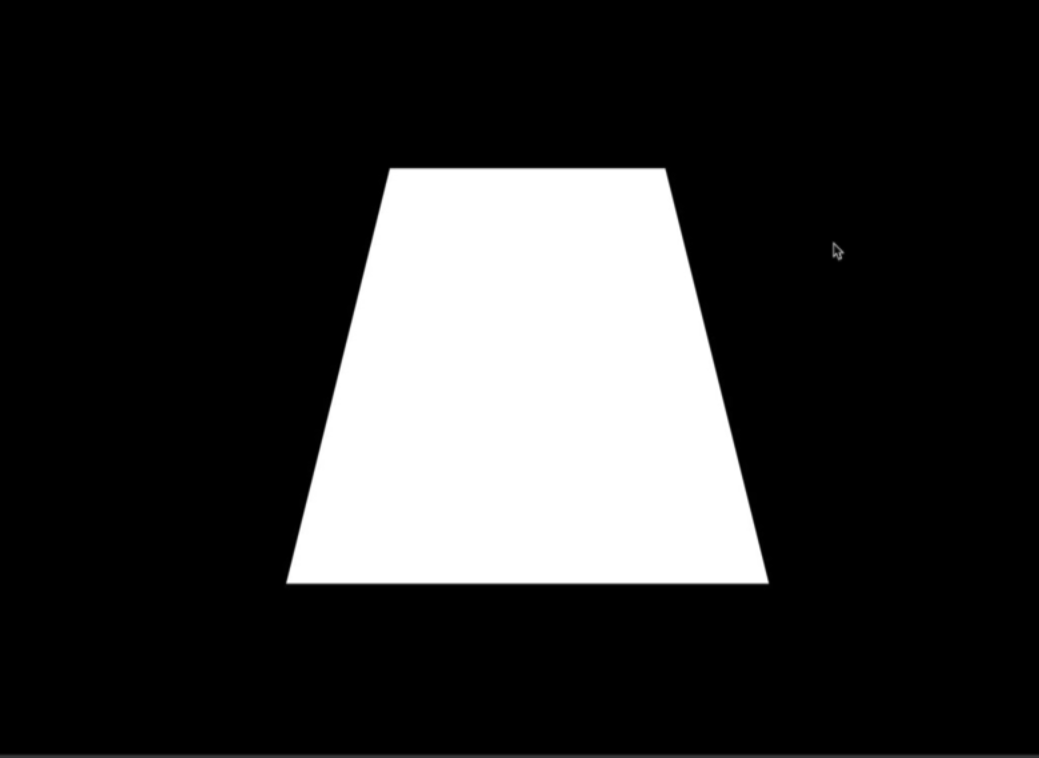
#> input picture 答题卡识别/图像文件/card1.jpg, 1039 x 758 px, found by its file name
$ python '逼近.py'
#> lines starting #> are read from the running program, lines starting #| are printed output that depends on the picture; after the words box and inside, x2 and y2 are one past the last pixel; in counts of white or black regions, pixels touching at a corner belong together
"""
逼近

"""
import cv2
from numpy.ma.testutils import approx

img1 = cv2.imread('image/card1.jpg')
#> img1 is the input picture: shape (758, 1039, 3); mean B, G, R 51.2, 51.2, 51.2
cv2.imshow('img1',img1)

img2 = cv2.imread('image/card2.jpg')
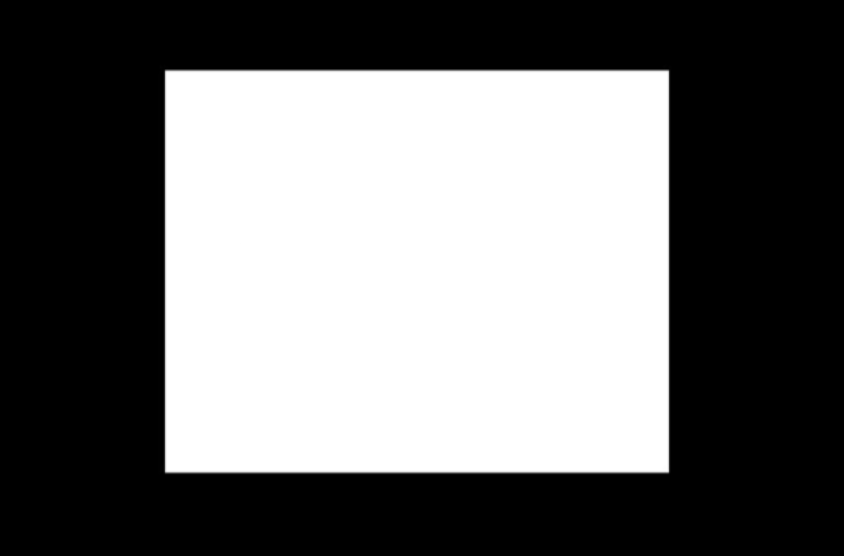
#> input picture 答题卡识别/图像文件/card2.jpg, 844 x 556 px, found by its file name
#> img2 is the input picture: shape (556, 844, 3); min 0, max 255, mean 110.2
cv2.imshow('img2',img2)

def cst_num(img):
    #灰度处理
    gary = cv2.cvtColor(img,cv2.COLOR_BGR2GRAY)
    #阈值变换处理好的图像存入binary，小于阈值127变黑大于变白
    ret,binary = cv2.threshold(gary,127,255,cv2.THRESH_BINARY)
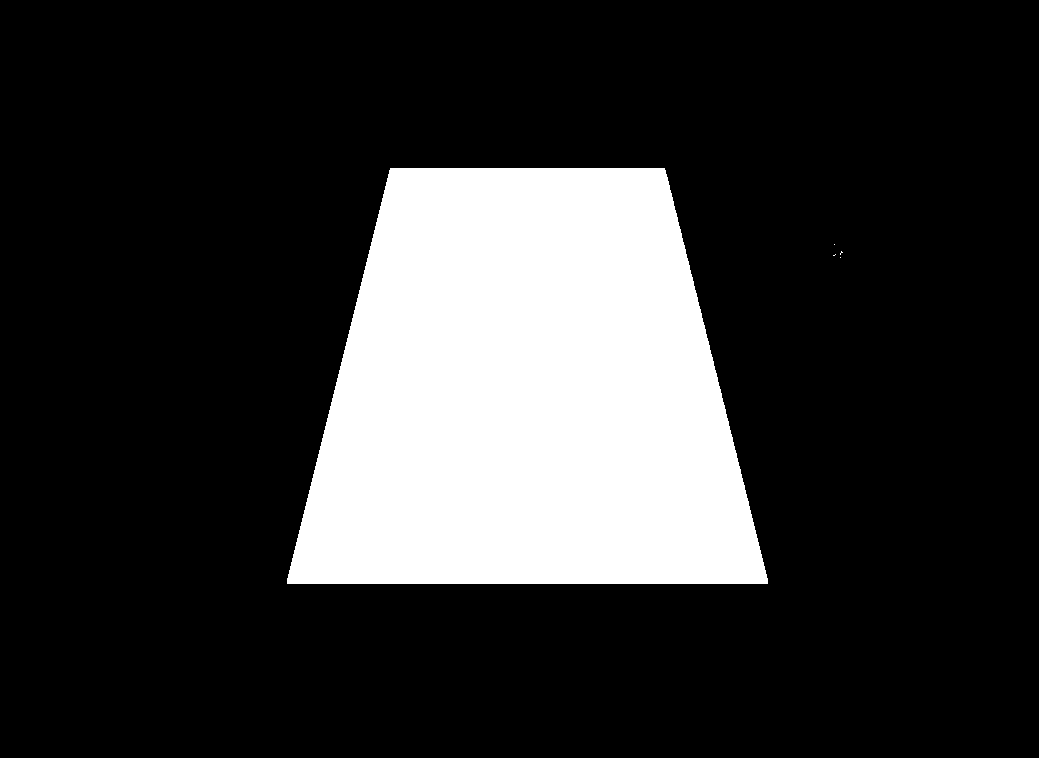
#> binary: shape (758, 1039); 20% white; 5 white regions (4 under 20 px)
    #获取轮廓存入csts
    csts,h = cv2.findContours(binary,cv2.RETR_EXTERNAL,cv2.CHAIN_APPROX_SIMPLE)
#> csts = 5 contours, 4 with area under 20; largest, box (x1, y1, x2, y2) and area: (287, 168, 768, 584) 156905; h = [[1, -1, -1, -1], [2, 0, -1, -1], [3, 1, -1, -1], [4, 2, -1, -1], [-1, 3, -1, -1]]
    print('轮廓顶点个数',len(csts[0]))#csts[0]是第一个轮廓，len是这个轮廓有多少个点
#| 轮廓顶点个数 1
    #用轮廓周长的百分之一作为精度,cv2.arcLength()计算轮廓的周长
    p = 0.01*cv2.arcLength(csts[0],True)
#> p = 0
    #精度就是原始曲线与拟合曲线的最大距离，cv2.approxPolyDP()轮廓拉直简化csts[0]是要简化的那个轮廓，True轮廓是闭合的
    approx = cv2.approxPolyDP(csts[0],p,True)
#> approx = [[840, 257]]
    print("逼近后的顶点个数",len(approx))
#| 逼近后的顶点个数 1

print('矩形')
cst_num(img1)
print('梯形')
cst_num(img2)
#> in cst_num (call 2), `ret,binary = cv2.threshold(gary,127,255,cv2.THRESH_BINARY)`:
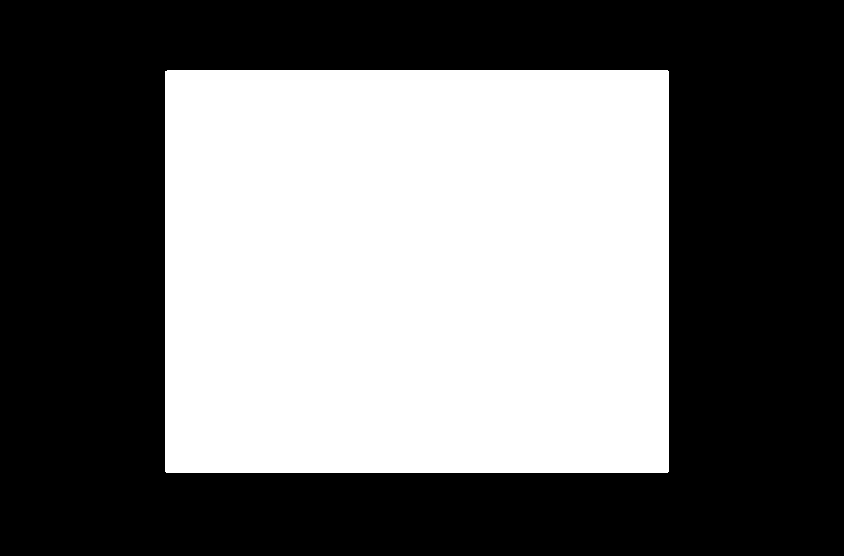
#> binary: shape (556, 844); 43.3% white; 1 white region
#> in cst_num (call 2), `csts,h = cv2.findContours(binary,cv2.RETR_EXTERNAL,cv2.CHAIN_APPROX_SI..`: csts = 1 contour; box (x1, y1, x2, y2) and area: (165, 70, 669, 473) 202203; h = [[-1, -1, -1, -1]]
#| 轮廓顶点个数 9
#> in cst_num (call 2), `p = 0.01*cv2.arcLength(csts[0],True)`: p = 18.08
#> in cst_num (call 2), `approx = cv2.approxPolyDP(csts[0],p,True)`: approx = [[165, 71], [166, 472], [668, 471], [667, 70]]
#| 逼近后的顶点个数 4
cv2.waitKey()
cv2.destroyAllWindows()
